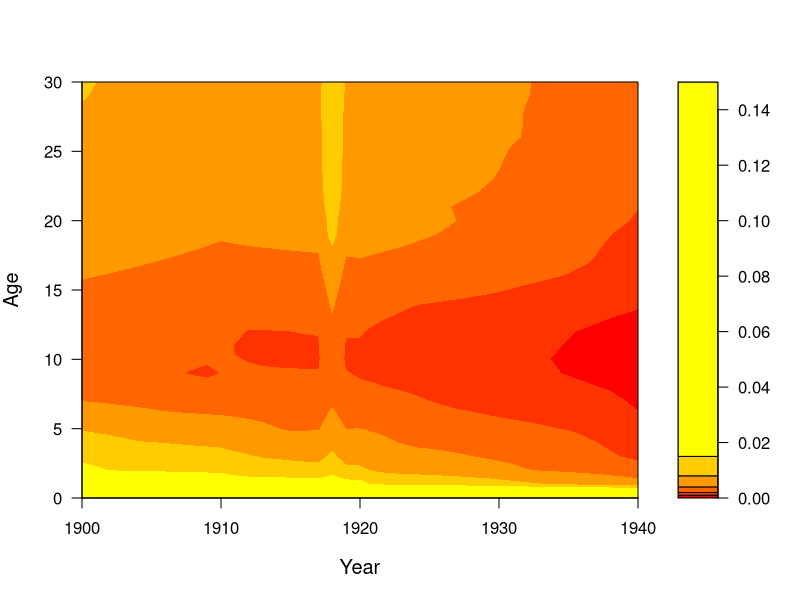
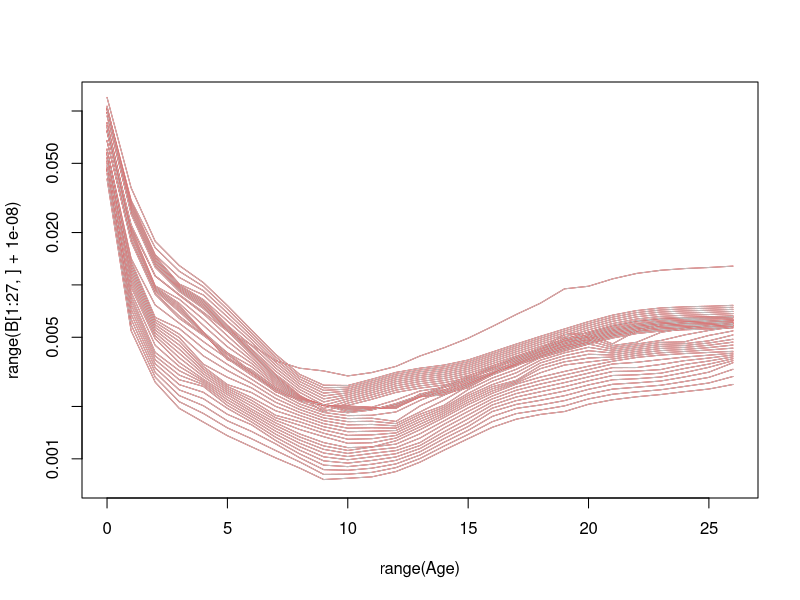

Recreate these plots in R, in order. (Note: this script raises an error after producing the figures.)

D<-read.table("USData.csv",header=TRUE,fill=TRUE,skip=0,sep=",")

A<-matrix(0,41,41)
A[1,]<-D$X0[1:41]
A[31,]<-D$X30[1:41]
A[,1]<-D$X1900.2[1:41]
A[,11]<-D$X1910.2[1:41]
A[,21]<-D$X1920.2[1:41]
A[,31]<-D$X1930.2[1:41]
A[,41]<-D$X1940[1:41]

for (x in 1:41){
  A[x,x]<-D$X1900[x]
}
for (x in 1:31){
  A[x,x+10]<-D$X1910[x]
}
for (x in 1:21){
  A[x,x+20]<-D$X1920[x]
}
for (x in 1:11){
  A[x,x+30]<-D$X1930[x]
}

A[is.na(A[,1])]<-0
B<-A
B[,19]<-0

for (z in 1:31){
N<-which(B[z,]>0)
n<-length(N)
for (x in 1:(n-1)){
  B[z,N[x]:N[x+1]]<-seq(B[z,N[x]],B[z,N[x+1]],length.out=((N[x+1]-N[x])+1))
  }
}

N<-which(A[,19]>0)
R<-A[N,19]/B[N,19]
RR<-rep(0,41)
for (x in 1:3){
  RR[N[x]:N[x+1]]<-seq(R[x],R[x+1],length.out=((N[x+1]-N[x])+1))
}
B[1:31,19]<-B[1:31,19]*RR[1:31]
B[N,19]<-A[N,19]


levels<-c(0,.001,0.002,0.004,0.008,0.015,0.15)
WildColors<-heat.colors(length(levels))

Year<-1900:1940
Age<-0:30
filled.contour(Year,Age,t(B[1:31,]),levels=levels,
               col=WildColors,ylab="Age",xlab="Year",cex.lab=1.2)

Age<-0:26
plot(range(Age),range(B[1:27,]+.00000001),col=0,log="y")
for(x in 1:40){
lines(Age,B[1:27,x]+.00000001,col="red")
  Sys.sleep(.5)
lines(Age,B[1:27,x]+.00000001,col="grey")
  }

save(B[1:31,],file="USAfemalesQx.RData")

     
